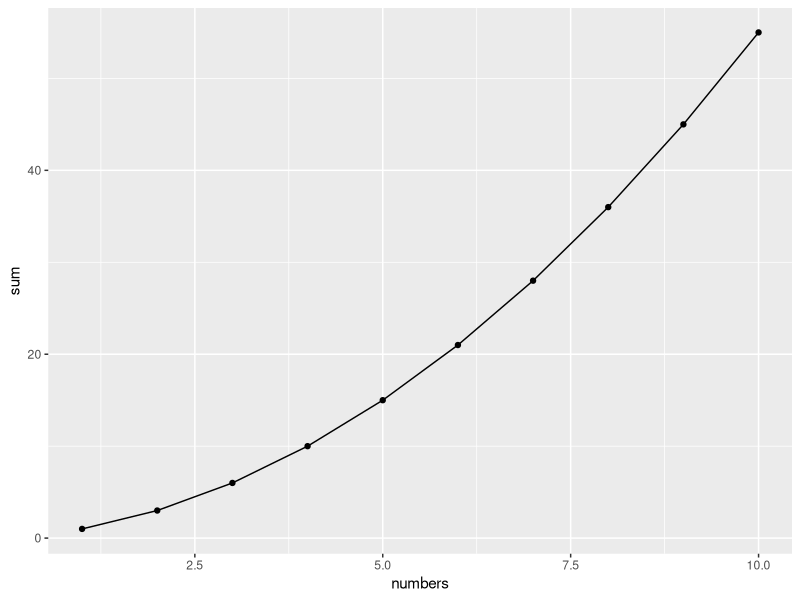
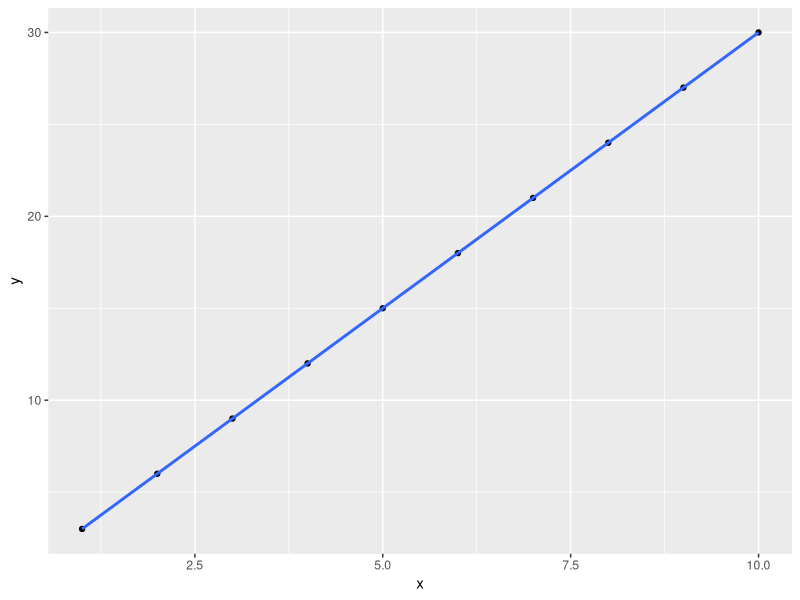

Reproduce these figures in R, in order.
## ---- chunk 1

# A short script to print "Hello, World!" and perform a simple calculation
print("Hello, World!")

# Calculate the sum of first 10 natural numbers
sum_of_numbers <- sum(1:10)
print(paste("The sum of the first 10 natural numbers is", sum_of_numbers))

# Plot the sum of first 10 natural numbers
library(ggplot2)
df <- data.frame(numbers = 1:10, sum = cumsum(1:10))
ggplot(data = df, aes(x = numbers, y = sum)) +
  geom_point() +
  geom_line()

## ---- chunk 2
# Your R code here
df <- data.frame(x = 1:10, y = 3 * 1:10)
library(ggplot2)



ggplot(data = df, aes(x = x, y = y)) +
  geom_point() +
  geom_smooth(method = lm)
## ---- chunk 3
# Your R code here
## ---- chunk 4
# Your R code here
